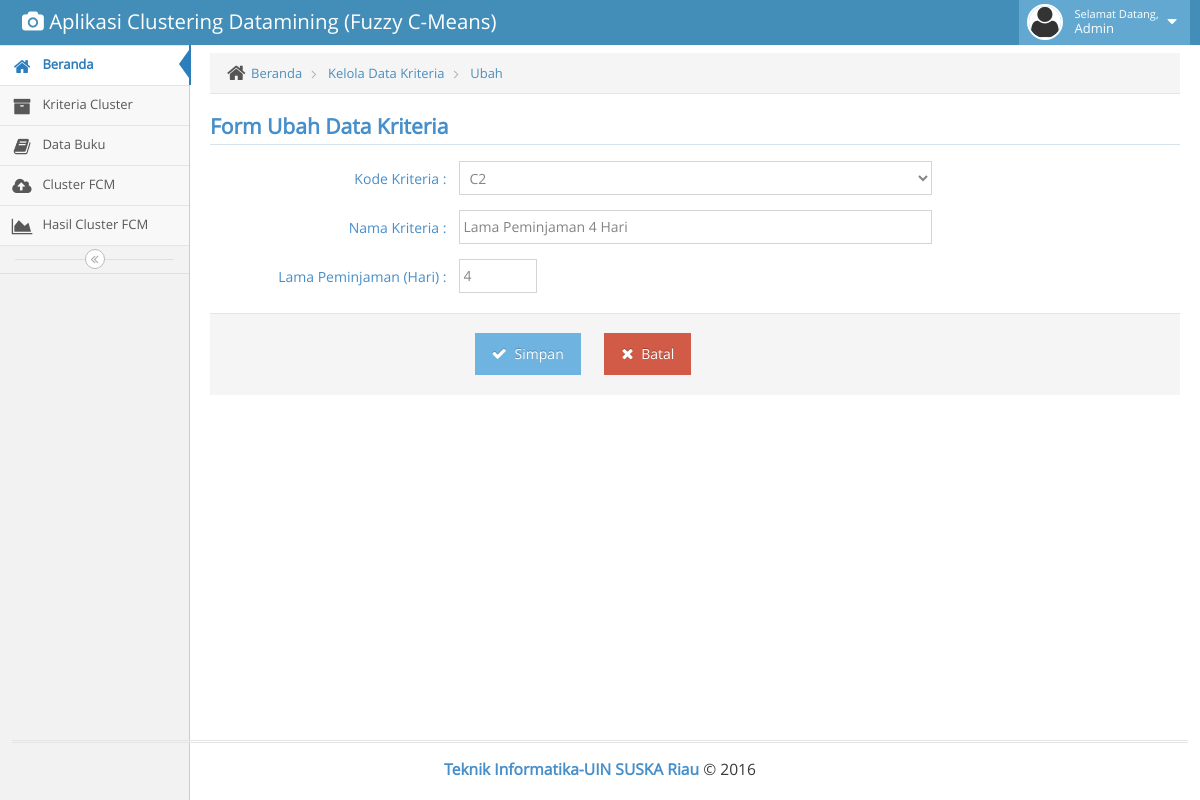
Page /admin.php?modul=kriteria&item=ubah&id=593d1e1620063 (signed in) on the committed database.
### tables this page shows
CREATE TABLE IF NOT EXISTS `kriteria_claster` (
  `krcID` varchar(30) NOT NULL,
  `krcKode` varchar(10) NOT NULL,
  `krcNama` varchar(255) NOT NULL,
  `krcLama` int(11) NOT NULL,
  `krcNCluster` int(11) NOT NULL
);

### config/database.php (called while the page is built, shortened)
<?php
class database extends PDO{
    public function query_select_array($query,$data=array()) {
        $query=  parent::prepare($query);
        $query->execute($data);
        $DataArray=array();
            while($data=$query->fetch(PDO::FETCH_ASSOC)){
                $DataArray[]=$data;
            }
            $datajson=json_encode($DataArray);
            return $datajson;
    }
}
?>

### View/kriteria.php (the view, shortened to what this page needs)
<?php
$item = @$_GET['item'];
$db = new database();
switch ($item) {
        ?>
        <?php
    case 'ubah':
        ?>
        <div class="breadcrumbs" id="breadcrumbs">
            <ul class="breadcrumb">
                <li>
                    <i class="ace-icon fa fa-home home-icon"></i>
                    <a href="admin.php">Beranda</a>
                </li>
                <li>
                    <a href="?modul=latih">Kelola Data Kriteria</a>
                </li>
                <li>
                    <a >Ubah</a>
                </li>
            </ul>
        </div>
        <div class="row">
            <div class="col-xs-12">
                <h3 class="header smaller lighter blue"><b>Form Ubah Data Kriteria</b></h3>
            </div>
        </div>
        <div class="row" >
            <div class="col-sm-12">
                <div  class="row">
                    <?php
                    $id = @$_GET['id'];
                    $json = $db->query_select_array("SELECT * FROM kriteria_claster WHERE krcID=?", array($id));
                    $data = json_decode($json, true);
                    ?>
                    <div class="col-xs-12">
                        <form class="form-horizontal" role="form" action="Controller/Kriteria.php?task=ubah" method="POST">
                            <div class="form-group">
                                <label class="col-sm-3 control-label no-padding-right blue bigger" for="form-field-1"> Kode Kriteria : </label>
                                <div class="col-sm-6">
                                    <select class="form-control" name="krcKode" required="">
                                        <option value="<?php echo $data[0]['krcKode']; ?>" selected><?php echo $data[0]['krcKode']; ?></option>;
                                    </select>
                                </div>
                            </div>
                            <div class="form-group">
                                <label class="col-sm-3 control-label no-padding-right blue bigger" for="form-field-1"> Nama Kriteria : </label>
                                <div class="col-sm-6">
                                    <input type="text" value="<?php echo $data[0]['krcNama'] ?>" name="krcNama" class="col-xs-12 col-sm-12" required/>
                                </div>
                            </div>
                            <div class="form-group">
                                <label class="col-sm-3 control-label no-padding-right blue bigger" for="form-field-1"> Lama Peminjaman (Hari) : </label>
                                <div class="col-sm-6">
                                    <input type="number" value="<?php echo $data[0]['krcLama'] ?>" name="krcLama" class="col-xs-12 col-sm-2" required/>
                                </div>
                            </div>
                            <div class="clearfix form-actions">
                                <div class="col-md-offset-3 col-md-9">
                                    <button class="btn btn-info" type="submit">
                                        <i class="ace-icon fa fa-check bigger-110" ></i>
                                        Simpan
                                    </button>
                                    <a href="?modul=kriteria" class="btn btn-danger">
                                        <i class="ace-icon fa fa-remove bigger-110"></i>
                                        Batal
                                    </a>
                                </div>
                            </div>
                        </form>
                    </div>
                </div>
            </div>
        </div>
        <?php
        break;
        ?>
        <?php
}
?>

### rows in the picture
kriteria_claster: krcKode "C2", krcNama "Lama Peminjaman 4 Hari", krcLama "4"

### other values in the picture
FUA_APP_NAME "Aplikasi Clustering Datamining (Fuzzy C-Means)"
